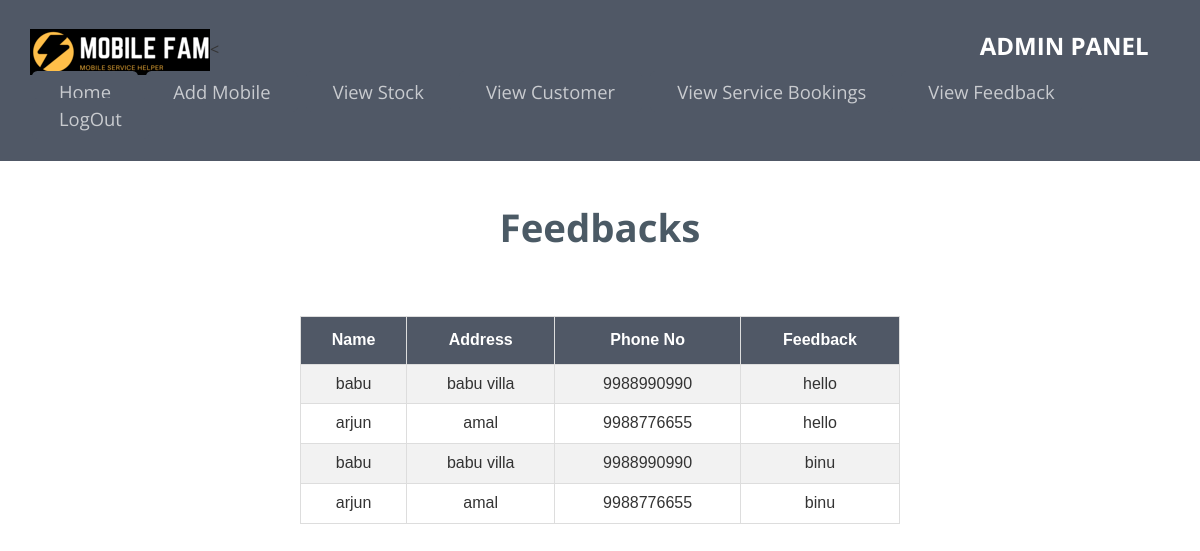
Screenshot of /admin_view_feedback.php with the database file from the repository.
### tables this page shows
CREATE TABLE IF NOT EXISTS `feedback` (
  `fid` int(11) NOT NULL AUTO_INCREMENT,
  `oid` int(11) NOT NULL,
  `feedback` varchar(50) NOT NULL,
  `sid` int(11) NOT NULL,
  PRIMARY KEY (`fid`)
);

CREATE TABLE IF NOT EXISTS `owner` (
  `oid` int(11) NOT NULL AUTO_INCREMENT,
  `oname` varchar(50) NOT NULL,
  `address` varchar(50) NOT NULL,
  `district` varchar(50) NOT NULL,
  `email` varchar(50) NOT NULL,
  `phno` varchar(50) NOT NULL,
  `licenceno` varchar(50) NOT NULL,
  `status` varchar(50) NOT NULL,
  PRIMARY KEY (`oid`)
);

### admin_view_feedback.php (the view, shortened to what this page needs)
<?php
include('connection.php');
?>
<div class="contact-mian">
  <h3 style="margin-top: 45px;">Feedbacks</h3>
  <br>
  <table id="customers">
    <tr>
      <th>Name</th>
      <th>Address</th>
      <th>Phone No</th>
      <th>Feedback</th>
    </tr>
    <?php
    $b = "SELECT feedback.*,owner.* FROM feedback join owner on feedback.oid=0";
    $res = mysqli_query($conn, $b);
    while ($data = mysqli_fetch_assoc($res)) {
      $fon = $data['feedback'];
      $fon1 = $data['oname'];
      $fon2 = $data['address'];
      $fon3 = $data['phno'];
      echo "
                <tr>
                    <td>$fon1</td>
                    <td>$fon2</td>
                    <td>$fon3</td>
                    <td>$fon</td>
                </tr>";
    }
    ?>
  </table>
</div>

### css/style.css (style rules this page uses)
html, body { font-size: 100%; background: #fff; font-family: 'Open Sans', sans-serif; }
body a { transition: 0.5s all ease; -webkit-transition: 0.5s all ease; -moz-transition: 0.5s all ease; -o-transition: 0.5s all ease; -ms-transition: 0.5s all ease; }
h1,h2,h3,h4,h5,h6 { margin:0; }
ul,label { margin:0; padding:0; }
.navigation { float: right; }
.logo { float: left; }
.header { padding: 2em 0; background:#505866; }
ul.navig { padding: 0; margin-top: 0.45%; }
ul.navig li { display: inline-block; margin: 0 2px; position: relative; }
ul.navig li a { font-size: 1.15em; color: rgba(255, 255, 255, 0.69); font-weight: 400; text-decoration: none; padding: 8px 27px; background: #505866; border-radius: 0.3em; -webkit-border-radius: 0.3em; -moz-border-radius: 0.3em; -o-border-radius: 0.3em; -ms-border-radius: 0.3em; }
ul.navig li a:after { width:15px; height:15px; background:red; display: none; content:""; position:absolute; top:0; }
.container:after { content: "\0020"; display: block; height: 0; clear: both; visibility: hidden; }
.contact-mian { text-align:center; }
.contact-mian h3,.about-main h3,.advn-main h3,.portfolio-top h3,.features-main h3 { font-weight:700; font-size:2.5em; color:#4b5a65; margin:0; text-align:center; }
@media (max-width:1440px) { ul.navig { margin-top: 0.4%; } }
@media (max-width:1366px) { .header { padding: 1.8em 0; } }
@media (max-width:1366px) { .contact-mian h3, .about-main h3, .advn-main h3, .portfolio-top h3, .features-main h3,.team-main h3 { font-size: 2.4em; } }

### rows the page displays
feedback: owner.oname "babu", owner.address "babu villa", owner.phno "9988990990", feedback "hello", owner.oname "arjun", owner.address "amal", owner.phno "9988776655"
feedback: owner.oname "babu", owner.address "babu villa", owner.phno "9988990990", feedback "binu", owner.oname "arjun", owner.address "amal", owner.phno "9988776655"
